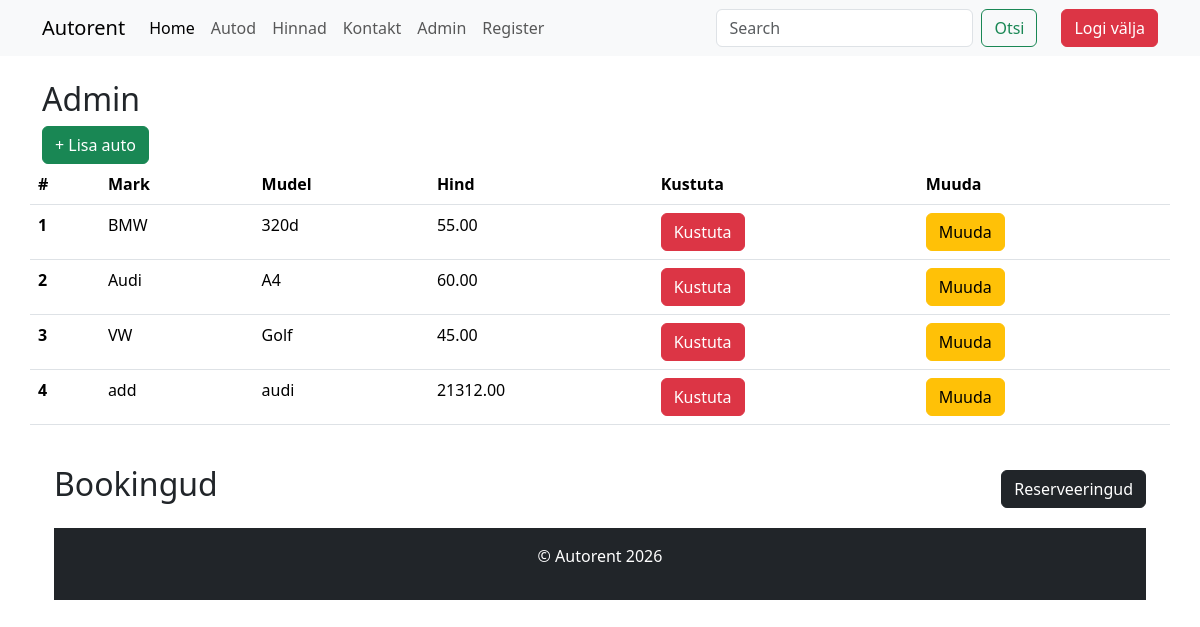
The app's page /admin/index.php (signed in) with its own data.
### tables this page shows
CREATE TABLE `cars` (
  `id` int(11) NOT NULL,
  `mark` varchar(100) DEFAULT NULL,
  `model` varchar(100) DEFAULT NULL,
  `engine` varchar(50) DEFAULT NULL,
  `fuel` varchar(50) DEFAULT NULL,
  `price` decimal(10,2) DEFAULT NULL,
  `image` text DEFAULT NULL,
  `year` int(11) DEFAULT NULL,
  `transmission` varchar(50) DEFAULT NULL,
  `seats` int(11) DEFAULT NULL,
  `description` text DEFAULT NULL,
  `status` varchar(50) DEFAULT NULL
);

### admin/index.php (the view, shortened to what this page needs)
<?php include('../config.php'); ?>
<?php include('../header.php'); ?>
<div class="container">
    <h2>Admin</h2>
    <a href="lisa.php" class="btn btn-success">+ Lisa auto</a>
    <div class="row row-cols-1 row-cols-md-4 g-4">
<?php
    $paring = "SELECT * FROM cars";
    $paring .= " LIMIT 8";
    $valjund = mysqli_query($yhendus, $paring);
?>
<table class="table">
  <thead>
    <tr>
      <th scope="col">#</th>
      <th scope="col">Mark</th>
      <th scope="col">Mudel</th>
      <th scope="col">Hind</th>
      <th scope="col">Kustuta</th>
      <th scope="col">Muuda</th>
    </tr>
  </thead>
  <tbody>
    <?php
        while($rida = mysqli_fetch_assoc($valjund)){
    ?>
    <tr>
      <th scope="row"><?php echo $rida["id"]; ?></th>
      <td><?php echo $rida["mark"]; ?></td>
      <td><?php echo $rida["model"]; ?></td>
      <td><?php echo $rida["price"]; ?></td>
      <td><a href="kustuta.php?delid=<?= $rida["id"]; ?>" class="btn btn-danger">Kustuta</a></td>
      <td><a href="muuda.php?editid=<?= $rida["id"]; ?>" class="btn btn-warning">Muuda</a></td>
    </tr>
    <?php } ?>
  </tbody>
</table>
</div>
  </body>
</html>
<div class="container mt-4">
    <div class="d-flex justify-content-between align-items-center mb-3">
    <h2>Bookingud</h2>
        <a href="bookings.php" class="btn btn-dark">Reserveeringud</a>
    </div>
<?php include('footer.php'); ?>

### records on screen
cars: id "1", mark "BMW", model "320d", price "55.00"
cars: id "2", mark "Audi", model "A4", price "60.00"
cars: id "3", mark "VW", model "Golf", price "45.00"
cars: id "4", mark "add", model "audi", price "21312.00"
